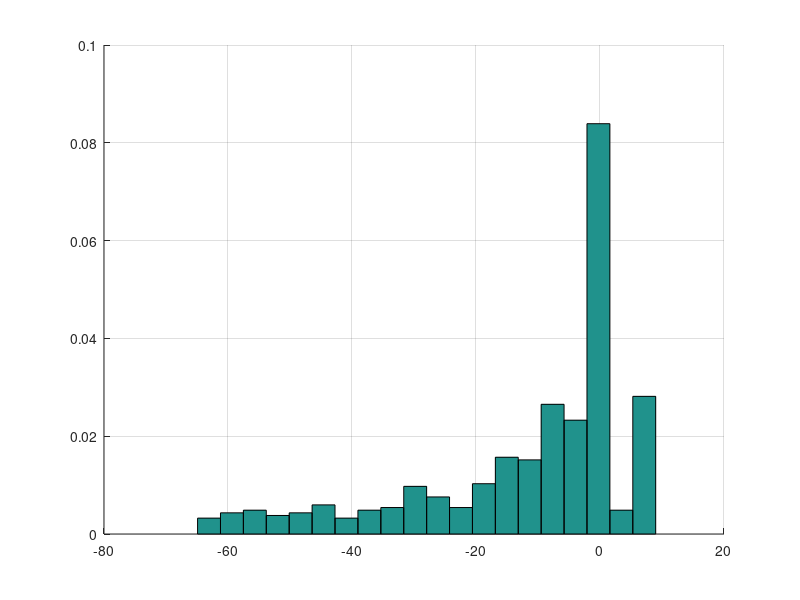

The MATLAB script that drew this image:
pkg load statistics;
clf; grid on; hold on;

N = 500;

X = [-2, -1, -1, -1, -1, 1, 1, 1, 2, 2];
# Y ~ Unif[-1, 4]

valuesX = X(randi(10, 1, N));
valuesY = unifrnd(-1, 4, 1, N);
valuesU = valuesX.^3 - valuesY.^3;

#a)
hist(valuesU, 20, 20 / (max(valuesU) - min(valuesU)))

#b)
disp("Aproximarea P(U < 0):")
disp(sum(valuesU < 0) / length(valuesU))
disp("Aproximarea valoarii medie al lui U:")
disp(mean(valuesU))
disp ("Aproximarea variantei lui U:")
disp(var(valuesU))

#c)
disp("Valoarea medie teoretica a lui X^3:")
disp(mean(X.^3))
